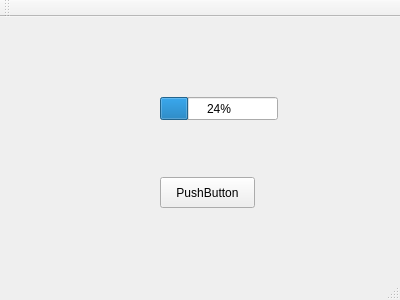
<?xml version="1.0" encoding="UTF-8"?>
<ui version="4.0">
 <class>MainWindow</class>
 <widget class="QMainWindow" name="MainWindow">
  <property name="geometry">
   <rect>
    <x>0</x>
    <y>0</y>
    <width>400</width>
    <height>300</height>
   </rect>
  </property>
  <property name="windowTitle">
   <string>MainWindow</string>
  </property>
  <widget class="QWidget" name="centralWidget">
   <widget class="QProgressBar" name="progressBar">
    <property name="geometry">
     <rect>
      <x>160</x>
      <y>80</y>
      <width>118</width>
      <height>23</height>
     </rect>
    </property>
    <property name="value">
     <number>24</number>
    </property>
   </widget>
   <widget class="QPushButton" name="pushButton">
    <property name="geometry">
     <rect>
      <x>160</x>
      <y>160</y>
      <width>95</width>
      <height>31</height>
     </rect>
    </property>
    <property name="text">
     <string>PushButton</string>
    </property>
   </widget>
  </widget>
  <widget class="QMenuBar" name="menuBar">
   <property name="geometry">
    <rect>
     <x>0</x>
     <y>0</y>
     <width>400</width>
     <height>27</height>
    </rect>
   </property>
  </widget>
  <widget class="QToolBar" name="mainToolBar">
   <attribute name="toolBarArea">
    <enum>TopToolBarArea</enum>
   </attribute>
   <attribute name="toolBarBreak">
    <bool>false</bool>
   </attribute>
  </widget>
  <widget class="QStatusBar" name="statusBar"/>
 </widget>
 <layoutdefault spacing="6" margin="11"/>
 <resources/>
 <connections/>
</ui>
